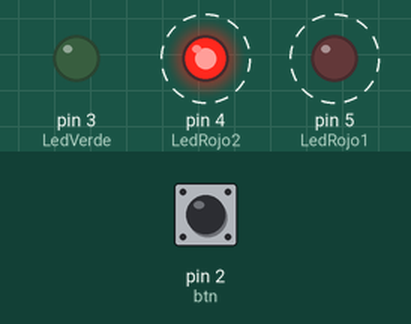
Recording of a sketch running on a simulated Arduino Uno, built with avr-gcc and run on an emulated ATmega328P. Parts: output pins drawn as LEDs (lit = HIGH). Dashed ring = blinking. The test bench sets the inputs (shaded band); at power-on: pin 2 (btn) HIGH.

Above: at 1.8 s.
1.9 s: pin 2 (btn) pulled LOW for 3.2 s
At 3.2 s:
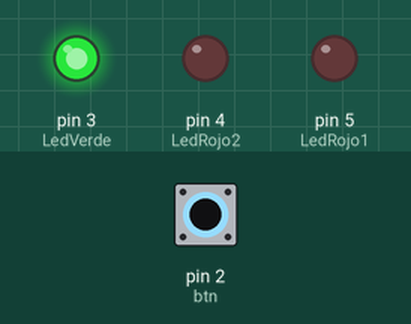
At 5.22 s:
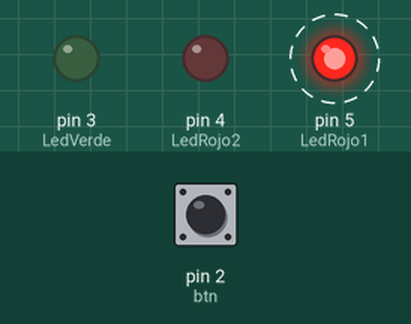
Timing chart, 0 to 12.6 s (numbered marks = the images above; inputs shaded):
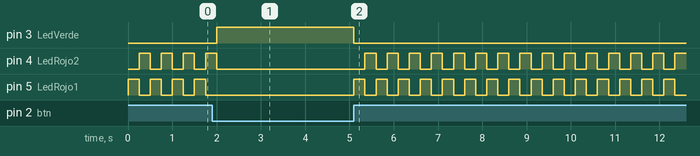

Measured:
- after the input at 1.9 s, pin 3 (LedVerde): LOW → HIGH after 0.10 s, → LOW 3.1 s later
- by itself, pin 4 (LedRojo2): repeats every 0.50 s: HIGH 0.25 s, LOW 0.25 s

The sketch:

Proyecto2NaveEspacial.ino
```cpp
#define LedRojo1 5
#define LedRojo2 4
#define LedVerde 3
#define btn 2

int switchState = 0;

void setup() {
  pinMode(btn, INPUT); //Switch button

  //LEDS
  pinMode(LedRojo1, OUTPUT);
  pinMode(LedRojo2, OUTPUT);
  pinMode(LedVerde, OUTPUT);

}

void loop() {
  switchState = digitalRead(btn); //HIGH cuando hay voltaje (se le da click al btn) o LOW de lo contrario
      digitalWrite(LedVerde, HIGH);

  if(switchState == LOW){ //no se ha presionado el boton
    digitalWrite(LedVerde, HIGH);
    digitalWrite(LedRojo1, LOW);
    digitalWrite(LedRojo2, LOW);
  } else {
    digitalWrite(LedVerde, LOW);
    digitalWrite(LedRojo1, HIGH);
    digitalWrite(LedRojo2, LOW);
    delay(250); //espera un cuarto de segundo
    digitalWrite(LedRojo1, LOW);
    digitalWrite(LedRojo2, HIGH);
    delay(250);
  }
}
```
